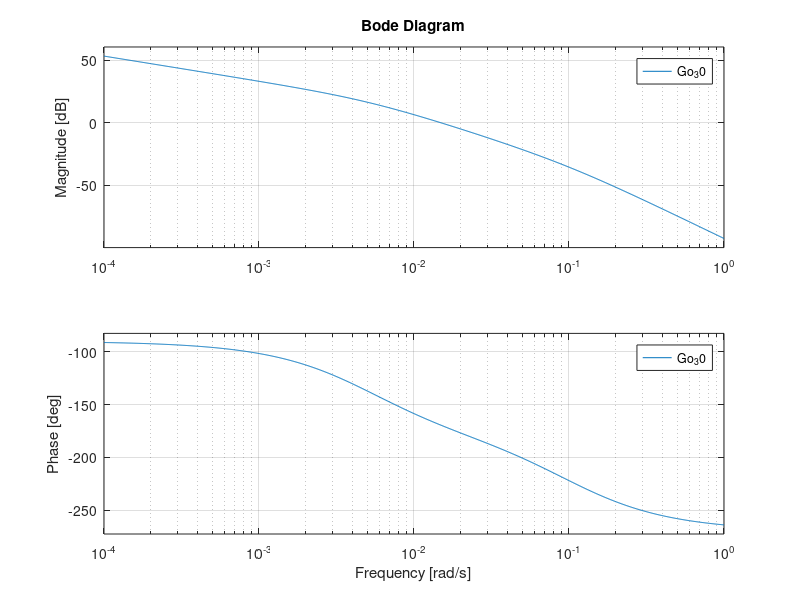

Source code (MATLAB): (Note: this script raises an error after producing the figure.)
%% 1
xk = [0 1 2 7 11 15 20 25];
yk = [14.02 14.47 14.82 14.09 15.29 15.42 15.51 17.03];
M = spline(xk, yk)
c = M.coefs'*[0;0;0;0;0;1;0];
polyval(c, 2)
%% 2
clear all
close all
clc

s=tf("s");
Gs=36.287/(750000*s^2+4967.75*s+5.745);
Gs=zpk(36.287/(750000*s^2+4967.75*s+5.745));
Gmp=tf([5],[10 1]);

Gp=Gs*Gmp;

t1=1/0.005131;
t2=1/0.001493;
t3=1/0.1;
brojnik=2.4191e-05/(0.005131*0.001493*0.1);
Gp=zpk(brojnik/((t1*s+1)*(t2*s+1)*(t3*s+1)));

Kp=1;
Ti_30=t2;
Gpi_30=Kp*((Ti_30*s+1)/(Ti_30*s));
Go_30=minreal(Gp*Gpi_30)

bode(Go_30)

%%

xk=[0 1.7 3.4 5.1 6.8 8.5 10.2 11.9 13.6]';
yk=[0 1.76 14.96 10.23 16.59 16.44 19.24 20.5 22.28]';
V=[xk sqrt(xk) exp(-0.5*xk) sin(3*xk) xk.^0];
c=V\yk
%%
t0=0;
tf=15;
[T,X]=ode45(@diff2,[t0:10e-3:tf],[0;0;0]);
subplot(2,1,1)
plot(T,X(:,1),'b')
xlabel('t')
ylabel('y(t)')
subplot(2,1,2)
plot(T,X(:,2),'k')
xlabel('t')
ylabel('z(t)')
%%
t0 = 0;
tf = 10;
x0 = [0;0;0];
[T,X] = ode45(@odesys45,[t0:1e-3:tf],x0);
for i = 1:length(T)
    if T(i,1) == 6.0000
        y6 = X(i,1)
        z6 = X(i,3)
    end
end
figure
subplot(2,1,1)
plot(T,X(:,1),'b')
subplot(2,1,2)
plot(T,X(:,3),'k')
